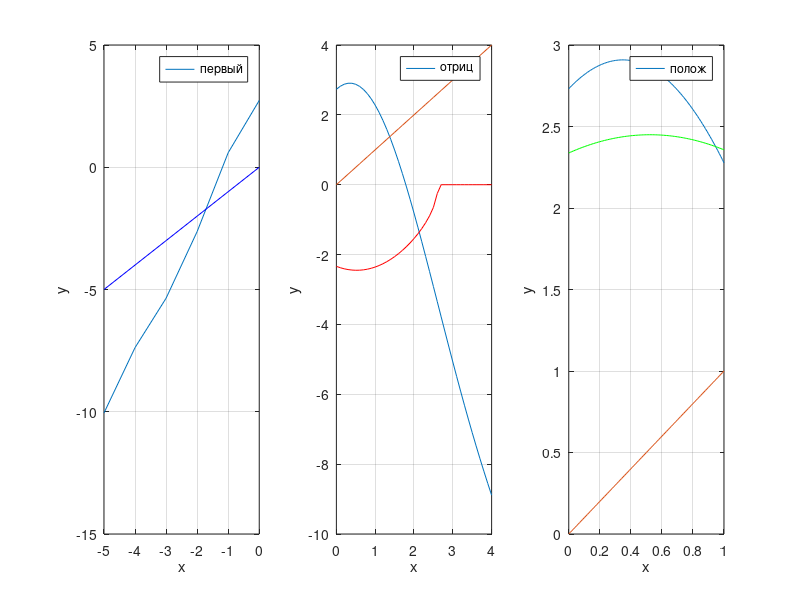

This chart was generated by the following MATLAB code:
x = -5:0, 1:5;
y = 2*sin(x+pi/3)-((x.^2)/2)+1;
z = x;
subplot(1,3,1);
plot(x,y,x,z, 'blue');
xlabel ("x");
ylabel ("y");
legend('первый');
grid on;

x = 0:0.1:4;
y = 2*sin(x+pi/3)-((x.^2)/2)+1;
z = x;
fiminus = -sqrt(4*sin(x+pi/3)+2);
subplot(1,3,2);
plot(x,y,x,z,x,fiminus, 'red');
xlabel ("x");
ylabel ("y");
legend('отриц');
grid on;

x = 0:0.01:1;
y = 2*sin(x+pi/3)-((x.^2)/2)+1;
z = x;
fiplus = sqrt(4*sin(x+pi/3)+2);
subplot(1,3,3);
plot(x,y,x,z,x,fiplus, 'green');
xlabel ("x");
ylabel ("y");
legend('полож');
grid on;
